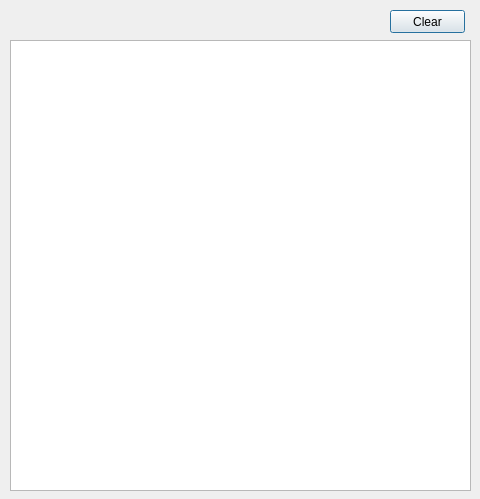
<?xml version="1.0" encoding="UTF-8"?>
<ui version="4.0">
 <class>DialogGrafixError</class>
 <widget class="QDialog" name="DialogGrafixError">
  <property name="geometry">
   <rect>
    <x>0</x>
    <y>0</y>
    <width>480</width>
    <height>499</height>
   </rect>
  </property>
  <property name="windowTitle">
   <string>Error Log</string>
  </property>
  <widget class="QPlainTextEdit" name="tErrorDisplay">
   <property name="geometry">
    <rect>
     <x>10</x>
     <y>40</y>
     <width>461</width>
     <height>451</height>
    </rect>
   </property>
  </widget>
  <widget class="QPushButton" name="bClear">
   <property name="geometry">
    <rect>
     <x>390</x>
     <y>10</y>
     <width>75</width>
     <height>23</height>
    </rect>
   </property>
   <property name="text">
    <string>Clear</string>
   </property>
  </widget>
 </widget>
 <resources/>
 <connections/>
</ui>
